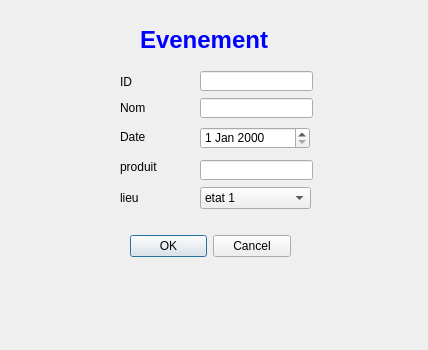
<?xml version="1.0" encoding="UTF-8"?>
<ui version="4.0">
 <class>add_evenement</class>
 <widget class="QDialog" name="add_evenement">
  <property name="geometry">
   <rect>
    <x>0</x>
    <y>0</y>
    <width>428</width>
    <height>350</height>
   </rect>
  </property>
  <property name="windowTitle">
   <string>Dialog</string>
  </property>
  <widget class="QLineEdit" name="nom">
   <property name="geometry">
    <rect>
     <x>200</x>
     <y>98</y>
     <width>113</width>
     <height>20</height>
    </rect>
   </property>
  </widget>
  <widget class="QLineEdit" name="id">
   <property name="geometry">
    <rect>
     <x>200</x>
     <y>71</y>
     <width>113</width>
     <height>20</height>
    </rect>
   </property>
  </widget>
  <widget class="QDateEdit" name="date">
   <property name="geometry">
    <rect>
     <x>200</x>
     <y>127</y>
     <width>110</width>
     <height>22</height>
    </rect>
   </property>
  </widget>
  <widget class="QLabel" name="label_2">
   <property name="geometry">
    <rect>
     <x>120</x>
     <y>75</y>
     <width>47</width>
     <height>14</height>
    </rect>
   </property>
   <property name="text">
    <string>ID</string>
   </property>
  </widget>
  <widget class="QLabel" name="label_4">
   <property name="geometry">
    <rect>
     <x>120</x>
     <y>130</y>
     <width>47</width>
     <height>14</height>
    </rect>
   </property>
   <property name="text">
    <string>Date</string>
   </property>
  </widget>
  <widget class="QComboBox" name="lieu">
   <property name="geometry">
    <rect>
     <x>200</x>
     <y>187</y>
     <width>111</width>
     <height>22</height>
    </rect>
   </property>
   <item>
    <property name="text">
     <string>etat 1</string>
    </property>
   </item>
   <item>
    <property name="text">
     <string>etat 2</string>
    </property>
   </item>
   <item>
    <property name="text">
     <string>etat 3</string>
    </property>
   </item>
   <item>
    <property name="text">
     <string>etat 4</string>
    </property>
   </item>
  </widget>
  <widget class="QLabel" name="label_6">
   <property name="geometry">
    <rect>
     <x>120</x>
     <y>100</y>
     <width>71</width>
     <height>16</height>
    </rect>
   </property>
   <property name="text">
    <string>Nom</string>
   </property>
  </widget>
  <widget class="QLabel" name="label_5">
   <property name="geometry">
    <rect>
     <x>120</x>
     <y>190</y>
     <width>71</width>
     <height>16</height>
    </rect>
   </property>
   <property name="text">
    <string>lieu</string>
   </property>
  </widget>
  <widget class="QLabel" name="label">
   <property name="geometry">
    <rect>
     <x>140</x>
     <y>20</y>
     <width>151</width>
     <height>41</height>
    </rect>
   </property>
   <property name="text">
    <string>&lt;html&gt;&lt;head/&gt;&lt;body&gt;&lt;p&gt;&lt;span style=&quot; font-size:18pt; font-weight:600; color:#0000ff;&quot;&gt;Evenement&lt;/span&gt;&lt;/p&gt;&lt;/body&gt;&lt;/html&gt;</string>
   </property>
  </widget>
  <widget class="QLabel" name="label_3">
   <property name="geometry">
    <rect>
     <x>120</x>
     <y>160</y>
     <width>47</width>
     <height>14</height>
    </rect>
   </property>
   <property name="text">
    <string>produit</string>
   </property>
  </widget>
  <widget class="QDialogButtonBox" name="buttonBox">
   <property name="geometry">
    <rect>
     <x>130</x>
     <y>230</y>
     <width>161</width>
     <height>32</height>
    </rect>
   </property>
   <property name="orientation">
    <enum>Qt::Horizontal</enum>
   </property>
   <property name="standardButtons">
    <set>QDialogButtonBox::Cancel|QDialogButtonBox::Ok</set>
   </property>
  </widget>
  <widget class="QLineEdit" name="produit">
   <property name="geometry">
    <rect>
     <x>200</x>
     <y>160</y>
     <width>113</width>
     <height>20</height>
    </rect>
   </property>
  </widget>
 </widget>
 <resources/>
 <connections/>
</ui>
